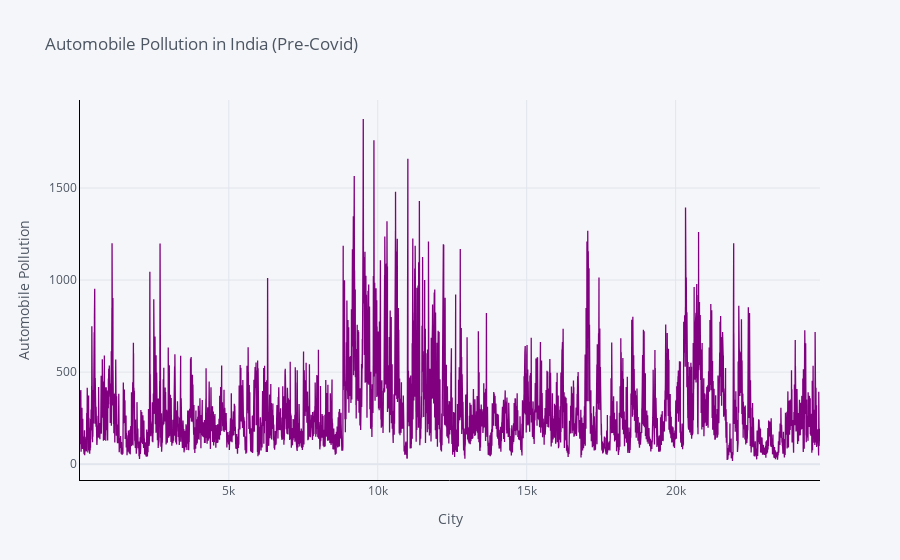

Notebook code for this chart:
### Markdown cell above
##### 1. Automobile

### Code cell
df['Automobile_Pollution'].iplot(title="Automobile Pollution in India (Pre-Covid)", xTitle='City', yTitle='Automobile Pollution', linecolor='black', theme='pearl', colors=['purple'])

### Figure 1 — Plotly figure (JSON) as saved in the notebook; plotly's stock layout.template omitted (floating-point values rounded to 4 significant figures; data arrays with more than 128 entries replaced by an {"elided": "..."} marker saying what was removed)
{"data": [{"line": {"color": "rgba(128, 0, 128, 1.0)", "dash": "solid", "shape": "linear", "width": 1.3}, "mode": "lines", "name": "Automobile_Pollution", "text": "", "type": "scatter", "x": {"elided": "16248 int values"}, "y": {"elided": "16248 float values"}}], "layout": {"legend": {"bgcolor": "#F5F6F9", "font": {"color": "#4D5663"}}, "paper_bgcolor": "#F5F6F9", "plot_bgcolor": "#F5F6F9", "title": {"font": {"color": "#4D5663"}, "text": "Automobile Pollution in India (Pre-Covid)"}, "xaxis": {"gridcolor": "#E1E5ED", "linecolor": "black", "showgrid": true, "tickfont": {"color": "#4D5663"}, "title": {"font": {"color": "#4D5663"}, "text": "City"}, "zerolinecolor": "#E1E5ED"}, "yaxis": {"gridcolor": "#E1E5ED", "linecolor": "black", "showgrid": true, "tickfont": {"color": "#4D5663"}, "title": {"font": {"color": "#4D5663"}, "text": "Automobile Pollution"}, "zerolinecolor": "#E1E5ED"}}}
